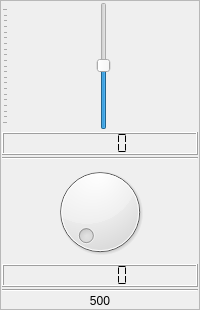
                     <widget class="QFrame" name="verticalFrame_15">
                      <property name="frameShape">
                       <enum>QFrame::StyledPanel</enum>
                      </property>
                      <layout class="QVBoxLayout" name="verticalLayout_14">
                       <property name="spacing">
                        <number>2</number>
                       </property>
                       <property name="leftMargin">
                        <number>1</number>
                       </property>
                       <property name="topMargin">
                        <number>1</number>
                       </property>
                       <property name="rightMargin">
                        <number>1</number>
                       </property>
                       <property name="bottomMargin">
                        <number>1</number>
                       </property>
                       <item>
                        <widget class="QSlider" name="eq_sld_12">
                         <property name="sizePolicy">
                          <sizepolicy hsizetype="Preferred" vsizetype="Expanding">
                           <horstretch>0</horstretch>
                           <verstretch>0</verstretch>
                          </sizepolicy>
                         </property>
                         <property name="minimumSize">
                          <size>
                           <width>0</width>
                           <height>128</height>
                          </size>
                         </property>
                         <property name="minimum">
                          <number>-300</number>
                         </property>
                         <property name="maximum">
                          <number>300</number>
                         </property>
                         <property name="singleStep">
                          <number>10</number>
                         </property>
                         <property name="value">
                          <number>1</number>
                         </property>
                         <property name="orientation">
                          <enum>Qt::Vertical</enum>
                         </property>
                         <property name="tickPosition">
                          <enum>QSlider::TicksAbove</enum>
                         </property>
                         <property name="tickInterval">
                          <number>30</number>
                         </property>
                        </widget>
                       </item>
                       <item>
                        <widget class="QLCDNumber" name="lcdNumber_83">
                         <property name="smallDecimalPoint">
                          <bool>true</bool>
                         </property>
                         <property name="segmentStyle">
                          <enum>QLCDNumber::Flat</enum>
                         </property>
                        </widget>
                       </item>
                       <item>
                        <widget class="Line" name="line_63">
                         <property name="orientation">
                          <enum>Qt::Horizontal</enum>
                         </property>
                        </widget>
                       </item>
                       <item>
                        <widget class="QDial" name="dial_12">
                         <property name="maximumSize">
                          <size>
                           <width>16777215</width>
                           <height>16777215</height>
                          </size>
                         </property>
                         <property name="minimum">
                          <number>1</number>
                         </property>
                         <property name="maximum">
                          <number>500</number>
                         </property>
                         <property name="singleStep">
                          <number>10</number>
                         </property>
                        </widget>
                       </item>
                       <item>
                        <widget class="QLCDNumber" name="lcdNumber_42">
                         <property name="smallDecimalPoint">
                          <bool>true</bool>
                         </property>
                         <property name="segmentStyle">
                          <enum>QLCDNumber::Flat</enum>
                         </property>
                        </widget>
                       </item>
                       <item>
                        <widget class="Line" name="line_12">
                         <property name="orientation">
                          <enum>Qt::Horizontal</enum>
                         </property>
                        </widget>
                       </item>
                       <item>
                        <widget class="QLabel" name="label_26">
                         <property name="text">
                          <string>500</string>
                         </property>
                         <property name="scaledContents">
                          <bool>true</bool>
                         </property>
                         <property name="alignment">
                          <set>Qt::AlignCenter</set>
                         </property>
                        </widget>
                       </item>
                      </layout>
                     </widget>
